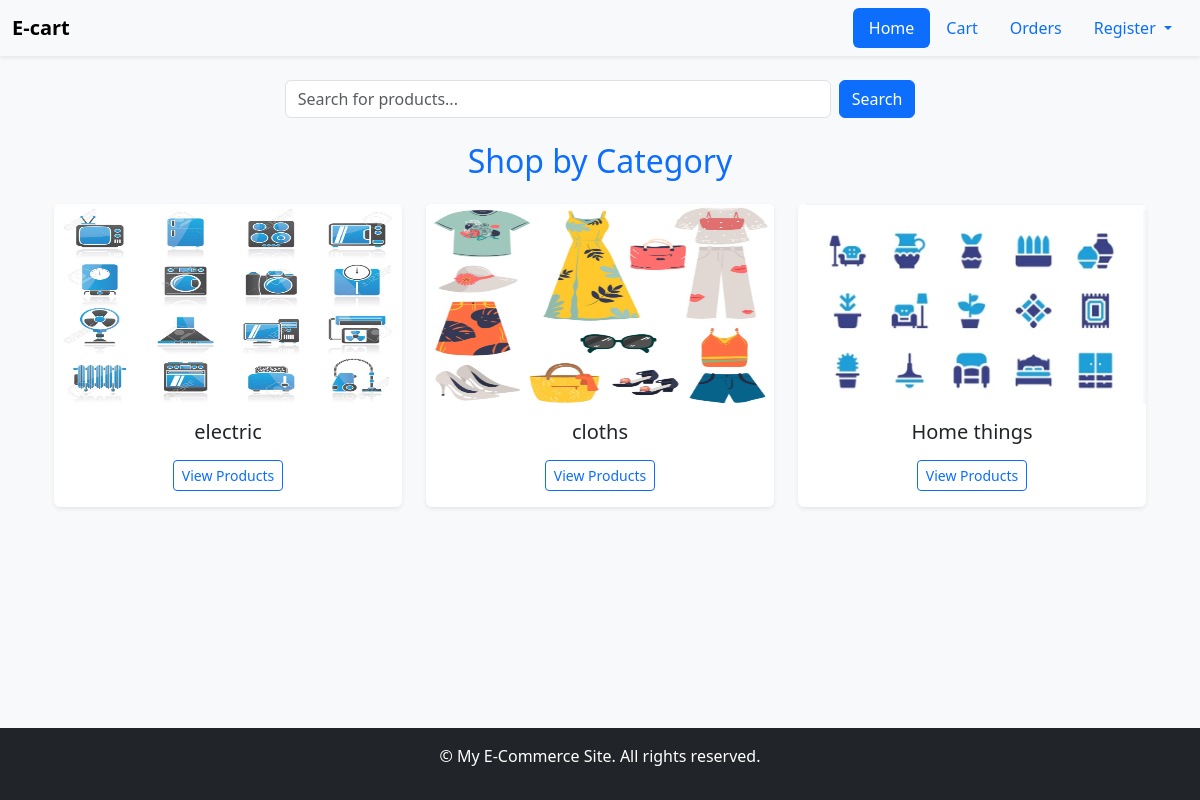
Page /categories/ on the committed database.
### E_commerce_app/models.py (models this page shows, shortened)
class Category(models.Model):
  name=models.CharField(max_length=500)
  image = models.ImageField(upload_to='category_images/', blank=True, null=True)

### E_commerce_app/views.py (the view)
# urls.py: path('categories/', CategoryView.as_view(), name='category_list'),
class CategoryView(ListView):
    model = Category
    template_name = 'E_commerce_app/category.html'
    context_object_name = 'categories'

### E_commerce_app/templates/E_commerce_app/category.html (shortened to what this page needs)
{% extends "E_commerce_app/base.html" %}
{% block content%}
 <div class="container mb-4">
      <form class="d-flex justify-content-center" method="GET" action="{% url 'search' %}">
        <input class="form-control me-2 w-50" type="search" name="q" placeholder="Search for products..." aria-label="Search">
        <button class="btn btn-primary" type="submit">Search</button>
      </form>
    </div>
    <div class="container mb-5">
      <h2 class="text-center mb-4 text-primary">Shop by Category</h2>
      <div class="row g-4">
        {% for category in categories %}
          <div class="col-md-4 col-sm-6">
            <div class="card shadow-sm h-100 text-center border-0">
              {% if category.image %}
                <a href="{% url 'product_by_category' category.id %}">
                  <img src="{{ category.image.url }}" class="card-img-top" alt="{{ category.name }}" style="height: 200px;">
                </a>
              {% else %}
                <div class="card-img-top bg-secondary d-flex align-items-center justify-content-center" style="height: 200px;">
                  <span class="text-white">No Image</span>
                </div>
              {% endif %}
              <div class="card-body">
                <h5 class="card-title text-dark">{{ category.name }}</h5>
                <a href="{% url 'product_by_category' category.id %}" class="btn btn-outline-primary btn-sm mt-2">
                  View Products
                </a>
              </div>
            </div>
          </div>
        {% empty %}
          <div class="text-center">
            <p class="text-muted">No categories available.</p>
          </div>
        {% endfor %}
      </div>
    </div>
  {% endblock %}

### rows in the picture
Category: image (picture), name "electric"
Category: image (picture), name "cloths"
Category: image (picture), name "Home things"
